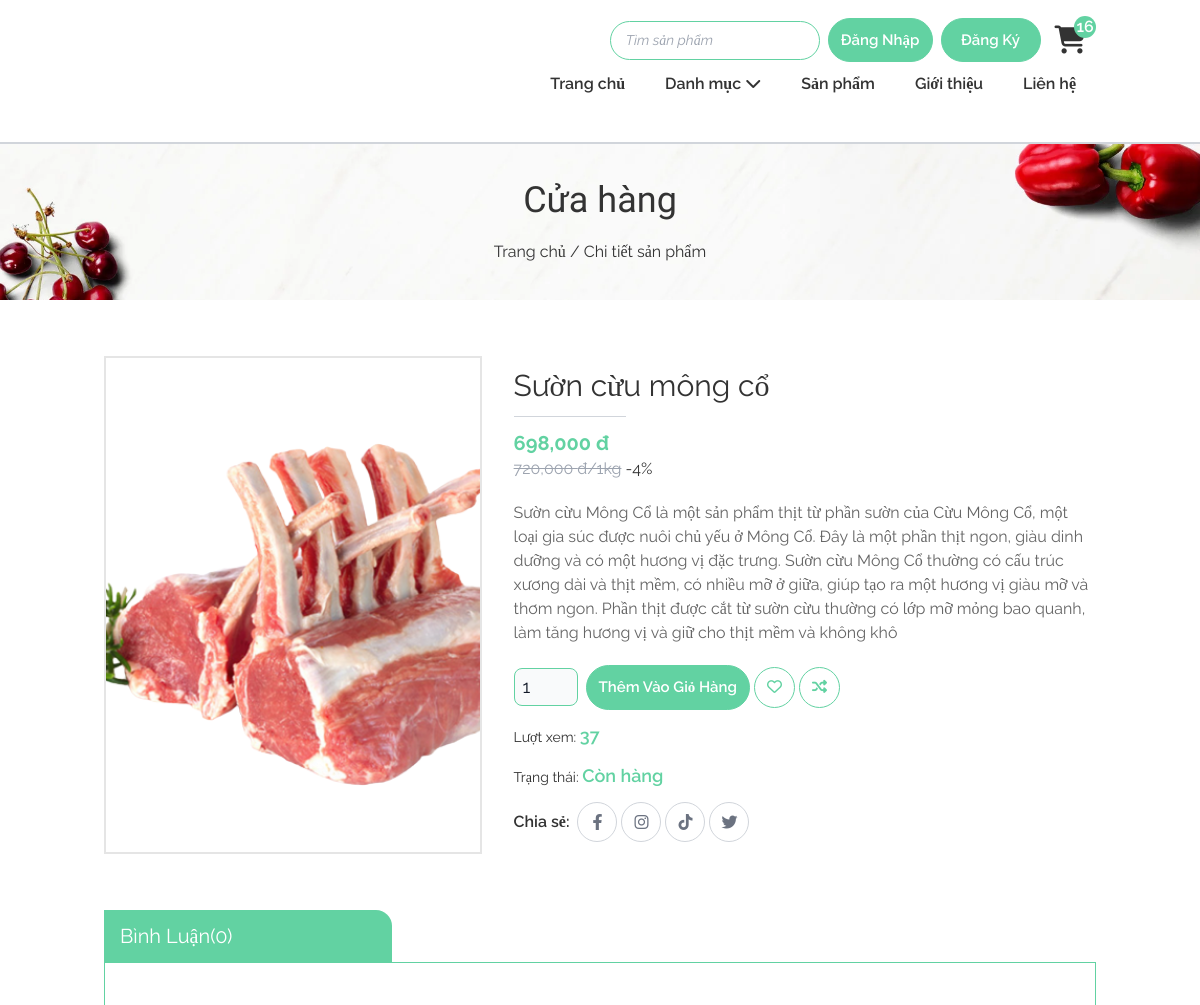
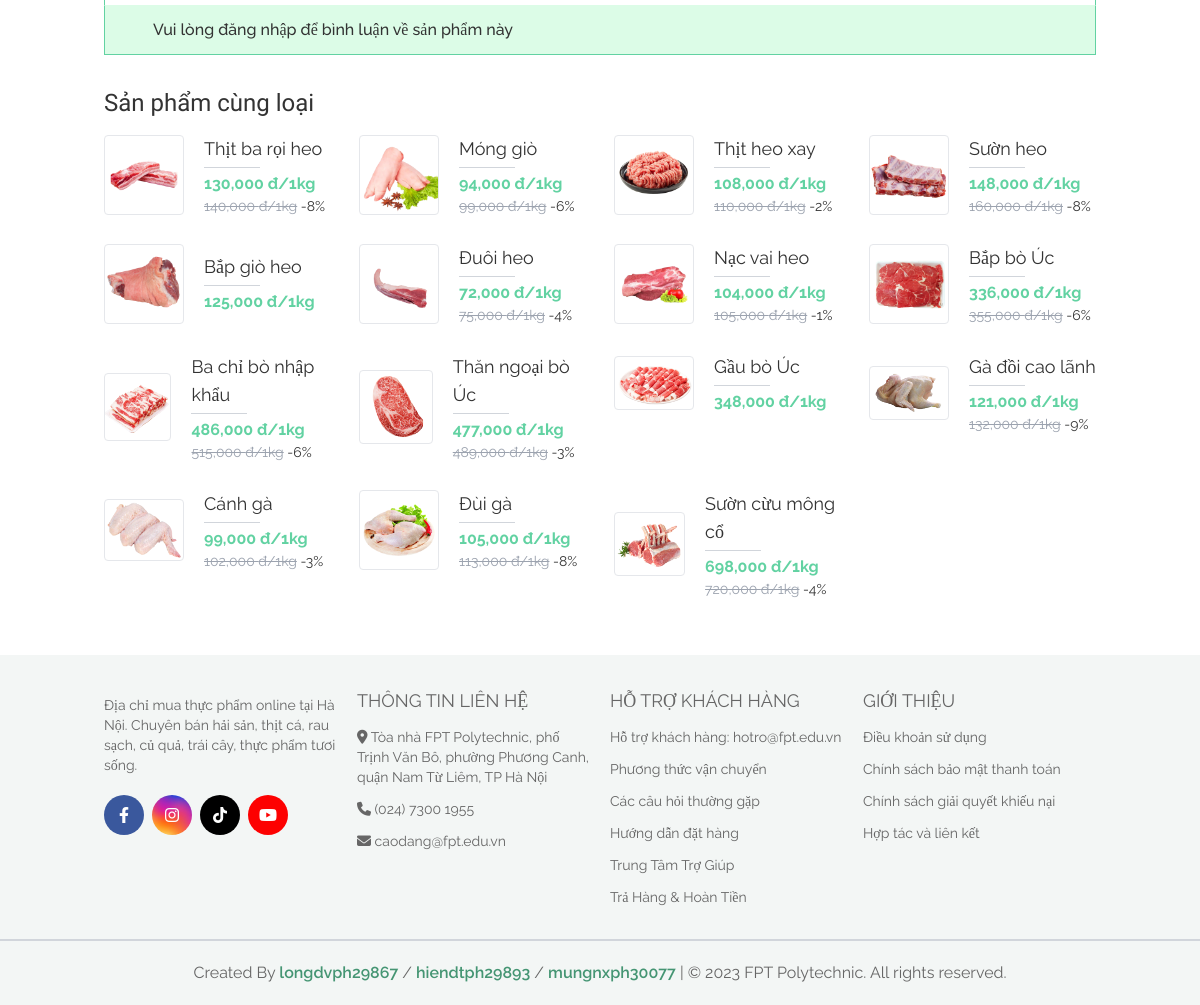
The app's page /site/hang-hoa/chi-tiet.php?ma_hh=15 with its own data (2 pictures, top to bottom).
### tables this page shows
CREATE TABLE `hang_hoa` (
  `ma_hh` int(11) NOT NULL COMMENT 'mã hàng hoá',
  `ten_hh` varchar(50) NOT NULL COMMENT 'tên hàng hoá',
  `don_gia` double(10,2) NOT NULL COMMENT 'đơn giá',
  `giam_gia` double(10,2) DEFAULT 0.00 COMMENT 'mức giảm giá',
  `hinh` varchar(50) NOT NULL COMMENT 'hình ảnh',
  `ngay_nhap` date DEFAULT NULL COMMENT 'ngày nhập hàng',
  `mo_ta` text NOT NULL COMMENT 'mô tả hàng hoá',
  `dac_biet` tinyint(1) NOT NULL COMMENT 'tràng thái đặc biệt',
  `so_luot_xem` int(11) NOT NULL DEFAULT 0 COMMENT 'số lượt xem',
  `ma_loai` int(10) NOT NULL COMMENT 'mã loại'
);

### site/hang-hoa/chi-tiet.php (called while the page is built, shortened)
<?php
    require '../../global.php';
    require '../../dao/pdo.php';
    require '../../dao/binhLuan.php';
    require '../../dao/hanghoa.php';
    extract($_REQUEST);
    $hang_hoa = hanghoa_select_by_id($ma_hh);
    $hh_cung_loai = hang_hoa_select_loai($hang_hoa["ma_loai"]);
    $binh_luan_list = binhLuan_select_by_hh_ngay_giam($ma_hh);
    require '../layout.php';
?>

### global.php (called while the page is built, shortened)
<?php
    $url="/food_market_10-diem";
    $url_content="$url/content";
    $url_site="$url/site";
    function discountPrecent ($price, $discount) {
        return $discount/($price/100);
    }
?>

### dao/pdo.php (called while the page is built, shortened)
<?php
function pdo_get_connection(){
    $hostname='localhost';
    $dbname='xsshop';
    $username = 'root';
    $password = '';
    try{
        $connect = new PDO("mysql:host=$hostname;dbname=$dbname;charset=utf8", $username, $password);
        $connect->setAttribute(PDO::ATTR_ERRMODE, PDO::ERRMODE_EXCEPTION);
        return $connect;
    }catch(PDOException $e){
        $e->getMessage();
    }
}
function pdo_query($sql){
    $sql_args = array_slice(func_get_args(), 1);
    try{
        $connect = pdo_get_connection();
        $stmt = $connect->prepare($sql);
        $stmt->execute($sql_args);
        $rows = $stmt->fetchAll();
        return $rows;
    }
    catch(PDOException $e){
        throw $e;
    }
    finally{
        unset($connect);
    }
}
function pdo_query_one($sql){
    $sql_args = array_slice(func_get_args(), 1);
    try{
        $connect = pdo_get_connection();
        $stmt = $connect->prepare($sql);
        $stmt->execute($sql_args);
        $row = $stmt->fetch(PDO::FETCH_ASSOC);
        return $row;
    }
    catch(PDOException $e){
        throw $e;
    }
    finally{
        unset($connect);
    }
}
?>

### dao/hanghoa.php (called while the page is built, shortened)
<?php
    function hanghoa_select_by_id($ma_hh){
        $sql = "SELECT * FROM hang_hoa WHERE ma_hh=?";
        return pdo_query_one($sql, $ma_hh);
    }
    function hang_hoa_select_loai($ma_loai){
        $sql="SELECT * FROM hang_hoa WHERE ma_loai = ?";
        return pdo_query($sql, $ma_loai);
    }
?>

### dao/binhLuan.php (called while the page is built, shortened)
<?php
function binhLuan_select_by_hh_ngay_giam($ma_hh){
    $sql="SELECT binh_luan.*, khach_hang.ho_ten, khach_hang.hinh FROM binh_luan JOIN khach_hang on khach_hang.ma_kh = binh_luan.ma_kh WHERE binh_luan.ma_hh = ? ORDER BY ngay_bl DESC";
    return pdo_query($sql,$ma_hh);
}
?>

### site/hang-hoa/chi-tiet-ui.php (the view, shortened to what this page needs)
<section class="mt-[178px] md:mt-[130px] lg:mt-[142px] flex items-center justify-center
    bg-[url('<?= $url_content ?>/image-layout/breadcrumb-banner.webp')]
    bg-cover
    border-t-2
    border-gray-300
    ">
    <div class="text-center py-9">
        <h2 class="pb-5 font-['Berkshire_Swash'] text-4xl">Cửa hàng</h2>
        <p>Trang chủ / Chi tiết sản phẩm</p>
    </div>
</section>
<section class="detail py-14">
    <div class="container mx-auto">
        <div class="grid grid-cols-1 gap-8 min-h-[400px] lg:grid-cols-5">
            <div class="col-span-1 lg:col-span-2 border-2 border-[#e5e5e5] max-w-[500px] w-full mx-auto bg-white">
                <img class="w-full h-full object-cover" src="<?php echo "$url_content/images/image_products/$hang_hoa[hinh]" ?>" alt="">
            </div>
            <div class="col-span-1 lg:col-span-3 py-3">
                <h3 class="text-3xl hover:text-[#62d2a2]">
                    <?= $hang_hoa['ten_hh'] ?>
                </h3>
                <div class="w-28 h-[1px] bg-gray-300 my-3 duration-300"></div>
                <p class="text-[#62d2a2] text-xl font-bold"><?php echo number_format($hang_hoa['don_gia'] - $hang_hoa['giam_gia']) ?> đ</p>
                <?php
                if ($hang_hoa['giam_gia'] > 0) {
                ?>
                    <div><span class="line-through text-gray-400"><?= number_format($hang_hoa['don_gia']) ?> đ/1kg</span> -<?= ceil(discountPrecent($hang_hoa['don_gia'], $hang_hoa['giam_gia'])) ?>%</div>
                <?php
                }
                ?>
                <p class="py-5 text-[#666]">
                    <?= $hang_hoa['mo_ta'] ?>
                </p>
                <div class="flex items-center flex-col sm:flex-row">
                    <form class="flex items-center flex-col sm:flex-row sm:space-x-2 space-y-2 sm:space-y-0">
                        <input type="number" name="" id="" value="1" min="1" max="100" class="
                            bg-gray-50
                            border
                            border-[#62d2a2]
                            text-gray-900
                            text-lg
                            rounded-lg
                            outline-none
                            block
                            w-16
                            px-2
                            py-1
                            ">
                        <button class="btn1">Thêm vào giỏ hàng</button>
                    </form>
                    <div class="sm:ml-1 mt-2 sm:mt-0">
                        <button class="btn2" style="min-width: 0; padding: 8px 12px;">
                            <i class="fa-regular fa-heart"></i>
                        </button>
                        <button class="btn2" style="min-width: 0; padding: 8px 12px;">
                            <i class="fa-solid fa-shuffle"></i>
                        </button>
                    </div>
                </div>
                <h5 class="text-sm my-3">
                    Lượt xem: <span class="text-[#62d2a2] text-lg font-semibold"><?= $hang_hoa['so_luot_xem'] ?></span>
                </h5>
                <h5 class="text-sm my-3">
                    Trạng thái: <span class="text-[#62d2a2] text-lg font-semibold">Còn hàng</span>
                </h5>
                <div class="flex items-center space-x-2">
                    <h5 class="font-semibold"> Chia sẻ: </h5>
                    <div class="flex items-center space-x-1">
                        <a href="#" class="
                            flex w-10 h-10 items-center justify-center
                            border-gray-300 rounded-full text-gray-500
                            hover:bg-[#62d2a2] hover:text-white
                            hover:border-[#62d2a2]
                            duration-300
                            " style="border-width: 1px;">
                            <i class="fa-brands fa-facebook-f"></i>
                        </a>
                        <a href="#" class="
                            flex w-10 h-10 items-center justify-center
                            border-gray-300 rounded-full text-gray-500
                            hover:bg-[#62d2a2] hover:text-white
                            hover:border-[#62d2a2]
                            duration-300
                            " style="border-width: 1px;">
                            <i class="fa-brands fa-instagram"></i>
                        </a>
                        <a href="#" class="
                            flex w-10 h-10 items-center justify-center
                            border-gray-300 rounded-full text-gray-500
                            hover:bg-[#62d2a2] hover:text-white
                            hover:border-[#62d2a2]
                            duration-300
                            " style="border-width: 1px;">
                            <i class="fa-brands fa-tiktok"></i>
                        </a>
                        <a href="#" class="
                            flex w-10 h-10 items-center justify-center
                            border-gray-300 rounded-full text-gray-500
                            hover:bg-[#62d2a2] hover:text-white
                            hover:border-[#62d2a2]
                            duration-300
                            " style="border-width: 1px;">
                            <i class="fa-brands fa-twitter"></i>
                        </a>
                    </div>
                </div>
            </div>
        </div>
    </div>
</section>
<section class="comment">
    <div class="container mx-auto">
        <div class="relative">
            <h3 class="w-72 text-white text-xl bg-[#62d2a2] px-4 py-3 rounded-tr-2xl">Bình Luận(<?= count($binh_luan_list) ?>)</h3>
            <div class="absolute bottom-0 left-0 w-full px-12 py-3  bg-green-100 border-[#62d2a2] border-t-transparent" style="border-width: 1px;">
                <?php
                if (isset($_SESSION['user'])) {
                ?>
                    <form action="chi-tiet.php?ma_hh=<?= $hang_hoa['ma_hh'] ?>" method="post" class="w-full flex">
                        <input required type="text" name="noi_dung" id="username" placeholder="Nhập bình luận" class="w-full text-[#666] border-gray-300 bg-[#f7f7f7] text-base px-2 py-2 outline-none focus:border-[#62d2a2] mt-1 focus:bg-white rounded" style="border-width: 1px;">
                        <button name="btn_binh_luan" class="btn1 ml-2">
                            <i class="fa-solid fa-paper-plane"></i>
                        </button>
                    </form>
                <?php
                } else {
                ?>
                    <h3 class="font-medium">Vui lòng đăng nhập để bình luận về sản phẩm này</h3>
                <?php
                }
                ?>
            </div>
        </div>
    </div>
</section>
<section class="mt-8">
    <div class="container mx-auto">
        <h3 class="text-2xl font-['Berkshire_Swash'] mb-4">Sản phẩm cùng loại</h3>
        <ul class="grid gap-7 lg:grid-cols-4 md:grid-cols-3 sm:grid-cols-2 grid-cols-1">
            <?php
            foreach ($hh_cung_loai as $item) {
                $link = $url_site . "/hang-hoa/chi-tiet.php?ma_hh=" . $item['ma_hh'];
            ?>
                <a href="<?= $link ?>">
                    <li class="flex items-center">
                        <div class="w-20 border-gray-200 rounded overflow-hidden" style="border-width: 1px;">
                            <img src="<?php echo "$url_content/images/image_products/$item[hinh]" ?>" alt="">
                        </div>
                        <div class="pl-5">
                            <h4 class="text-lg"><?= $item['ten_hh'] ?></h4>
                            <div class="w-14 h-[1px] bg-gray-300 my-1"></div>
                            <p class="text-[#62d2a2] font-bold "><?= number_format($item['don_gia'] - $item['giam_gia']) ?> đ/1kg</p>
                            <?php
                                if($item['giam_gia'] > 0) {
                            ?>
                                <div class="text-sm"><span class="line-through text-gray-400"><?= number_format($item['don_gia']) ?> đ/1kg</span> -<?=ceil(discountPrecent ($item['don_gia'], $item['giam_gia']))?>%</div>
                            <?php
                                }
                            ?>
                        </div>
                    </li>
                </a>
            <?php
            }
            ?>
        </ul>
    </div>
</section>

### content/style/style.css (style rules this page uses)
:root { --primary-color: #62d2a2; }
body { color: #333333; }
.container { padding: 0 16px; }
.btn1 { color: #fff; font-size: 15px; padding: 10px 12px; border-radius: 30px; background-color: var(--primary-color); text-transform: capitalize; min-width: 100px; font-weight: 600; border: 1px solid var(--primary-color); transition: all .3s; }
.btn2 { color: var(--primary-color); font-size: 15px; padding: 6px 12px; border-radius: 30px; background-color: #fff; text-transform: capitalize; min-width: 100px; font-weight: 600; border: 1px solid var(--primary-color); transition: all .3s; }

### content/style/categorys.css (style rules this page uses)
:root { --primary-color: #62d2a2; }

### content/style/topproducts.css (style rules this page uses)
:root { --primary-color: #62d2a2; }

### records on screen
hang_hoa: hinh (picture), ten_hh "Sườn cừu mông cổ", $hang_hoa['don_gia'] - $hang_hoa['giam_gia'] "698,000", don_gia "720,000", don_gia+giam_gia "4", mo_ta "Sườn cừu Mông Cổ là một sản phẩm thịt từ phần sườn của Cừu Mông Cổ, một loại gia súc được nuôi chủ yếu ở Mông Cổ. Đây là một phần thịt ngon, giàu dinh dưỡng và có một hương vị đặc trưng. Sườn cừu Mông Cổ thường có cấu trúc xương dài và thịt mềm, có nhiều mỡ ở giữa, giúp tạo ra một hương vị giàu mỡ và thơm ngon. Phần thịt được cắt từ sườn cừu thường có lớp mỡ mỏng bao quanh, làm tăng hương vị và giữ cho thịt mềm và không khô", so_luot_xem "37", $item['don_gia'] - $item['giam_gia'] "698,000"
hang_hoa: hinh (picture), ten_hh "Thịt ba rọi heo", $item['don_gia'] - $item['giam_gia'] "130,000", don_gia "140,000", don_gia+giam_gia "8"
hang_hoa: hinh (picture), ten_hh "Móng giò", $item['don_gia'] - $item['giam_gia'] "94,000", don_gia "99,000", don_gia+giam_gia "6"
hang_hoa: hinh (picture), ten_hh "Thịt heo xay", $item['don_gia'] - $item['giam_gia'] "108,000", don_gia "110,000", don_gia+giam_gia "2"
hang_hoa: hinh (picture), ten_hh "Sườn heo", $item['don_gia'] - $item['giam_gia'] "148,000", don_gia "160,000", don_gia+giam_gia "8"
hang_hoa: hinh (picture), ten_hh "Bắp giò heo", $item['don_gia'] - $item['giam_gia'] "125,000"
hang_hoa: hinh (picture), ten_hh "Đuôi heo", $item['don_gia'] - $item['giam_gia'] "72,000", don_gia "75,000", don_gia+giam_gia "4"
hang_hoa: hinh (picture), ten_hh "Nạc vai heo", $item['don_gia'] - $item['giam_gia'] "104,000", don_gia "105,000", don_gia+giam_gia "1"
hang_hoa: hinh (picture), ten_hh "Bắp bò Úc", $item['don_gia'] - $item['giam_gia'] "336,000", don_gia "355,000", don_gia+giam_gia "6"
hang_hoa: hinh (picture), ten_hh "Ba chỉ bò nhập khẩu", $item['don_gia'] - $item['giam_gia'] "486,000", don_gia "515,000", don_gia+giam_gia "6"
hang_hoa: hinh (picture), ten_hh "Thăn ngoại bò Úc", $item['don_gia'] - $item['giam_gia'] "477,000", don_gia "489,000", don_gia+giam_gia "3"
hang_hoa: hinh (picture), ten_hh "Gầu bò Úc", $item['don_gia'] - $item['giam_gia'] "348,000"
hang_hoa: hinh (picture), ten_hh "Gà đồi cao lãnh", $item['don_gia'] - $item['giam_gia'] "121,000", don_gia "132,000", don_gia+giam_gia "9"
hang_hoa: hinh (picture), ten_hh "Cánh gà", $item['don_gia'] - $item['giam_gia'] "99,000", don_gia "102,000", don_gia+giam_gia "3"
hang_hoa: hinh (picture), ten_hh "Đùi gà", $item['don_gia'] - $item['giam_gia'] "105,000", don_gia "113,000", don_gia+giam_gia "8"

### other values on screen
count($binh_luan_list) "0"
